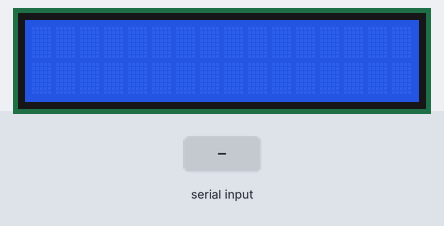
A sketch run on a simulated Arduino Uno, built with avr-gcc and run on an emulated ATmega328P. On the bench: 16×2 character LCD. Inputs (shaded band) come from the test bench. What the sketch prints to the serial monitor is not drawn.

Above: at 1.2 s.
1.3 s: "work" received over Serial
At 3.5 s:
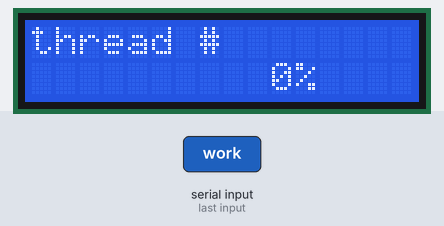
At 14.9 s:
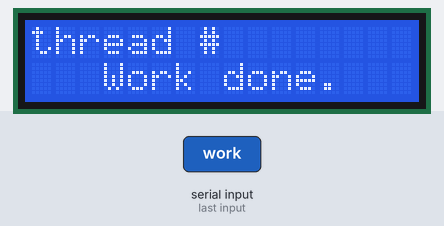
Timing chart, 0 to 16.4 s (numbered marks = the images above; inputs shaded):
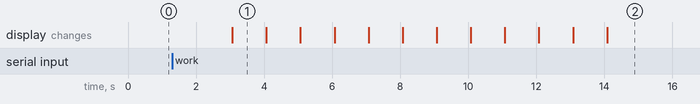

The sketch:

arduinoSketch3.ino
```cpp
#include <LiquidCrystal.h>

LiquidCrystal lcd(12, 11, 5, 4, 3, 2);

char inputs   [20];
char oldInputs[20];

char welcomeMessage [2][17] = {
  {"  Hello  world  "},
  {"   azazazaaza   "}
};
char endingMessage [2][17] = {
  {"  ending  work  "},
  {"    goodbye!    "}
};
char freeMessage [2][17] = {
  {"    Resource    "},
  {"    is free.    "}
};

int BUFFER_SIZE = 8;

void setup() {
  Serial.begin(9600);
  lcd.begin(16, 2);
}

void loop() {
  strcpy(oldInputs, inputs);
  if (Serial.available()) {
    lcd.setCursor(0, 0);
    char buff[BUFFER_SIZE];
    clearBuffer(buff);
    readInputs(buff);

    buff[BUFFER_SIZE] = 0;
    delay(1000);
    if (strstr(buff, "work")) {
      work(buff);
    } else if (strstr(buff, "free")) {
      dispose();
    } else if (strstr(buff, "stop")) {
      stopW();
    } else if (strstr(buff, "start")) {
      start();
    } else {
      defaultOperation();
    }
  }
  delay(1000);
}

void readInputs(char buff[]) {
  int index = 0;
  while (Serial.available()) {
    if (index < BUFFER_SIZE) {
      unsigned char c = Serial.read();
      buff[index] = c;
      index++;
      buff[index] = '\0';
    } else {
      break;
    }
  }
}

void clearBuffer(char buff[]) {
  for (int i = 0; i < BUFFER_SIZE; i++) buff[i] = 0;
}

void start() {
  lcd.setCursor(0, 0);
  lcd.print(welcomeMessage[0]);
  lcd.setCursor(0, 1);
  lcd.print(welcomeMessage[1]);
}

void stopW() {
  lcd.setCursor(0, 0);
  lcd.print(endingMessage[0]);
  lcd.setCursor(0, 1);
  lcd.print(endingMessage[1]);
}

void work(char buff[]) {
  lcd.setCursor(0, 0);
  lcd.print("thread #");
  lcd.setCursor(8, 0);
  int i;
  for (i = 4; i < BUFFER_SIZE; i++) {
    if (isdigit(buff[i])) {
      lcd.print(buff[i]);
    } else {
      break;
    }
  }
  for (; i < 17; i++) {
    lcd.print(" ");
  }

  lcd.setCursor(0, 1);
  for (i = 0; i <= 10; i++) {
    lcd.setCursor(0, 1);
    for (int j = 0; j < i; j++) {
      lcd.write((uint8_t)0xFF);
    }
    lcd.setCursor(10, 1);
    lcd.print(i*10);
    lcd.print("%");
    delay(1000);
  }
  lcd.setCursor(0, 1);
  lcd.print("   Work done.   ");
  delay(2000);
  Serial.print("workDone");
}

void dispose() {
  lcd.setCursor(0, 0);
  lcd.print(freeMessage[0]);
  lcd.setCursor(0, 1);
  lcd.print(freeMessage[1]);
}

void defaultOperation() {
  //todo
}
```

Measured:
- after the input at 1.3 s, the display: changes after 1.8 s (image 1)
- what the display in image 1 shows lasts 1.0 s, from 3.1 s to 4.1 s
